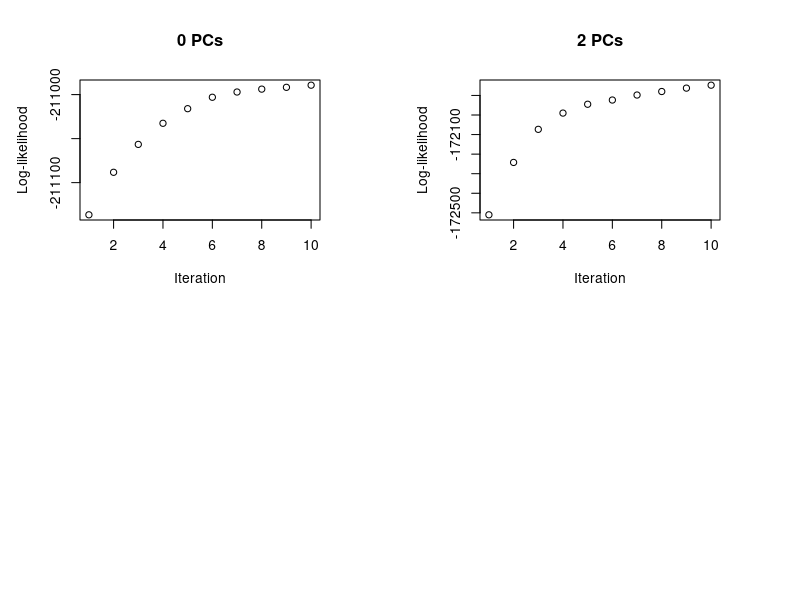

Write the R code that produced this figure. (Note: a time limit stopped this script after it produced the figure.)
ptm <- proc.time()
setwd("~/GT/Spring 2016/ISYE6740 Computational Data Analysis/R code")
library("mvtnorm")
library("MASS")

#set.seed(231)

#########################################################################################################
###############################################
################################# Function Definitions 
##################################################################################################
#########################################################################################################
###############################################

#### Compute Gaussian Probability 
ComputeProb<-function(Y,K,N,mu,sigmaList){
  prob1=matrix(0,K,N)
  for (k in 1:K){ prob1[k,]=dmvnorm(Y, mu[k,], sigmaList[[k]])}
  prob1
}


#### Gamma Calculation
ComputeGamma<-function(Y,pik,sigmaList,mu,prob1){
  gam=matrix(0,N,K)
  for (i in 1:N){
    for (k in 1:K){
      gam[i,k]=prob1[k,i]*pik[k]/sum(diag(pik)%*%prob1[,i]) #Comoute Gamma
    }
  }
  gam
}

#### SIgma Calculation
ComputeSigma<-function(fit,gam,Y,mu,q,K) {
  sigmaList=vector("list",K)
  
  for (k in 1:K) {
    covmatrix=matrix(0,Col,Col)
    for (i in 1:N){
      covmatrix=covmatrix + gam[i,k]*(Y[i,]-mu[k,])%*%t(Y[i,]-mu[k,])
    }
    covmatrix=covmatrix/sum(gam[,k])
    eigVal=eigen(covmatrix,symmetric=TRUE)
    sigma2Small=1/(Col-q)*sum(eigVal$values[(q+1):Col])
    if (q>0){
      W=eigVal$vectors[,1:q]%*%diag((eigVal$values[(1:q)]-sigma2Small)^(1/2))
      SigmaBig=W%*%t(W)+sigma2Small*diag(Col)
    }
    else {
      SigmaBig=sigma2Small*diag(Col)
    }
    sigmaList[[k]]=SigmaBig
  }
  sigmaList
}

#### Pi Calculation
ComputePik<-function(fit,gam,N){
  colSums(gam)/N
}

#### Mu Calculation
ComputeMu<-function(fit,Y,gam,N,Col){
  mu=matrix(0,K,Col)
  for (k in 1:K){
    muk=0
    for (i in 1:N){
      muk = muk + gam[i,k]*Y[i,]
    }
    muk = muk/sum(gam[,k])
    mu[k,]=muk
    
  }
  mu
}

####Log-likelihood Calculation
ComputeLoglike<-function(pik,prob1){
  loglike=sum(log(colSums(diag(pik)%*%prob1))) #Compute loglikelihood
}

#### AIC Calculation
AICfun<-function(loglike,q,Col){-2*loglike+2*(Col*q+1-q*(q-1)/2)}

#### Accuracy Assessment
ComputeAccuracy<-function(gam,N,myLabel){
  Cat=vector()
  for (a in 1:N){Cat[a]=which.max(gam[a,])} #get cluster with maximum probability for each element
  missClassMat=matrix(0,10,3)
  OverallMissCount=0
  i=1
  for (label in unique(myLabel)){
    LabelCat=table(Cat[myLabel==label]) #Count occurence of clusters for each digit
    MissCat=sum(LabelCat)-max(LabelCat) #COunt the observation not in the most common category
    MissCatRate=MissCat/sum(myLabel==label) #divide by the number of occurences of each digit 
    missClassMat[i,]= c(label,MissCat,MissCatRate)
    OverallMissCount=OverallMissCount+MissCat #count overall mis categorization
    i=i+1
  }
  Overallrate=OverallMissCount/length(myLabel)
  list(missClassMat,Overallrate)
}
#########################################################################################################
#######################
####################### End of the function Definition#########
#########################################################################################################
######################

############## Main

##### Data Importation
myData=read.csv("semeion.csv",header=FALSE) # Read handwritten digits data
Y=data.matrix(myData[,1:256]) # Build data matrix with (thresholded) pixel
myLabel=apply(myData[,257:266],1,function(xx){return(which(xx=="1")-1)}) #Get Label for accuracy check
N=dim(Y)[1]
Col=dim(Y)[2]
K=10

##### Initialization
PCtested=c(0,2,4,6) #list of numbers of PC that we want to try
#PCtested=6
listMuQ=vector("list")
listAICQ=matrix(0,length(PCtested),1)
listSigmaQ=vector("list")
listloglikeQ=vector("list")

#### kmeans with several random starts for preliminary clustering
fit <- kmeans(Y, K,nstart = 10)

dev.new(width=4,height=4)
par(mai=c(0.8,0.8,0.8,0.8),mfrow=c(2,2))

######################################################################
#Loop for each Q
######################################################################
qindx=1
for (q in PCtested){
  #Initialize Gamma, Pi and Sigma
  gam=matrix(0,N,K)
  for (i in 1:N){ gam[i,fit$cluster[i]]=1 }
  pik=colSums(gam)/N
  mu=fit$centers
  sigmaList=ComputeSigma(fit,gam,Y,mu,q,K)
  Prob=ComputeProb(Y,K,N,mu,sigmaList)
  listloglike=c(ComputeLoglike(pik,Prob)) #init
  conv=1
  iter = 0
  ######################################################################
  #Iteration for a given q
  while ( iter <10){#} | conv>0.5) { #iter<1 to be consistent with the first steps
    iter = iter + 1    
    
    gam=ComputeGamma(Y,pik,sigmaList,mu,Prob)#Compute Gamma
    
    pik=ComputePik(fit,gam,N) #Update Pi
    
    mu=ComputeMu(fit,Y,gam,N,Col) #Update Mu
    
    sigmaList=ComputeSigma(fit,gam,Y,mu,q,K) #Update Sigma
    
    Prob=ComputeProb(Y,K,N,mu,sigmaList) #Calculate probability p
    
    loglike_new=ComputeLoglike(pik,Prob) #Calculate loglike for this step
    
    conv= loglike_new-listloglike[length(listloglike)] #Difference with previous loglike
    
    listloglike[iter]=loglike_new #Add loglike to list
  }
  AIC=AICfun(listloglike[length(listloglike)],q,Col)
  listAICQ[qindx]=AIC
  
  listloglikeQ[[qindx]]=listloglike
  listMuQ[[qindx]]=mu
  listSigmaQ[[qindx]]=sigmaList
  
  plot(c(1:length(listloglikeQ[[qindx]])),listloglikeQ[[qindx]],main=paste(toString(q),"PCs",sep=" "),
       ylab="Log-likelihood", xlab="Iteration")
  
  qindx=qindx+1
}
qBestIndx=which.min(listAICQ) ## Get Best q index

###### Vizualization of Clusters
dev.new(width=7,height=3.5)
par(mai=c(0.05,0.05,0.05,0.05),mfrow=c(10,6))
for(k in 1:10){
  image(t(matrix(listMuQ[[qBestIndx]][k,],byrow=TRUE,16,16)[16:1,]),col 
        =gray(seq(0,1,length=10)),axes=FALSE)
  for (r in 1:5){
    random=mvrnorm(1,matrix(listMuQ[[qBestIndx]][k,]),listSigmaQ[[qBestIndx]][[k]])
    image(t(matrix(random,byrow=TRUE,16,16)[16:1,]),col =gray(seq(0,1,length=1000)),axes=FALSE)
  }
}

#### Accuracy Assessment
Acc=ComputeAccuracy(gam,N,myLabel)
Acc[[1]] #mis-categorization rate for each label class
Acc[[2]] #overall mis-categorization rate
proc.time() - ptm
